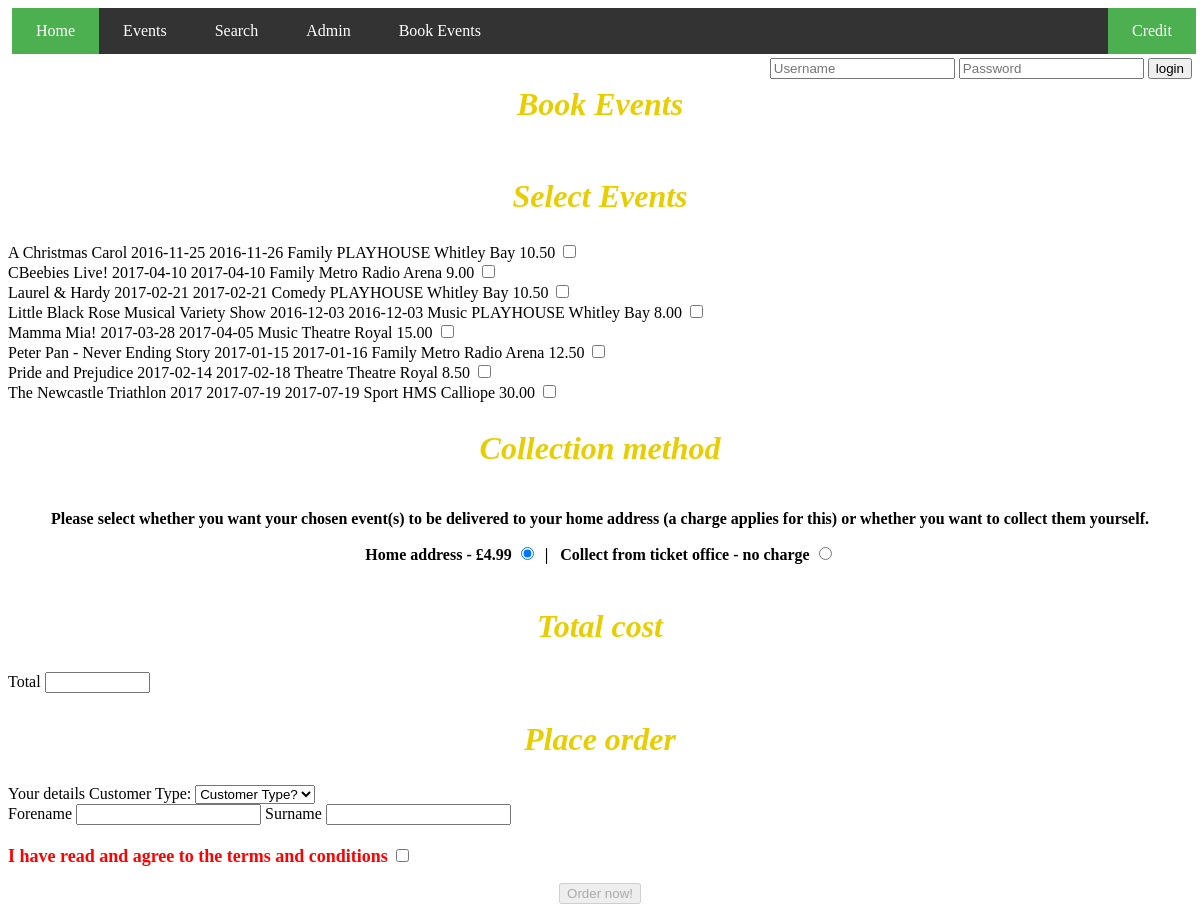
/bookEventsForm.php, run on the app's committed database.
### tables this page shows
CREATE TABLE `te_events` (
  `eventID` int(10) NOT NULL AUTO_INCREMENT,
  `eventTitle` varchar(256) NOT NULL,
  `eventDescription` varchar(256) DEFAULT NULL,
  `venueID` varchar(6) DEFAULT NULL,
  `catID` varchar(6) DEFAULT NULL,
  `eventStartDate` date DEFAULT NULL,
  `eventEndDate` date DEFAULT NULL,
  `eventPrice` decimal(4,2) DEFAULT NULL,
  PRIMARY KEY (`eventID`)
);

CREATE TABLE `te_category` (
  `catID` varchar(6) NOT NULL DEFAULT '',
  `catDesc` varchar(30) DEFAULT NULL,
  PRIMARY KEY (`catID`)
);

CREATE TABLE `te_venue` (
  `venueID` varchar(6) NOT NULL DEFAULT '',
  `venueName` varchar(40) DEFAULT NULL,
  `location` varchar(30) DEFAULT NULL,
  PRIMARY KEY (`venueID`)
);

### bookEventsForm.php (the view, shortened to what this page needs)
<?php
include_once "login.php";
?>
  <div>
<ul>
	<li><a class="active" href="index.php">Home</a></li>
	<li><a  href="events.php">Events</a></li>
	<li><a href="search.php">Search</a></li>
	<li><a href="admin.php">Admin</a></li>
        <li><a href="bookEventsForm.php">Book Events</a></li>
	<li style="float:right"><a class="active" href="credit.html">Credit</a></li>
</ul>
  </div>
<?php
  include_once "login-form.php";
?>
        <div id="wrapper" class="container">
            <h1>Book Events</h1>
            <form id="bookingForm" action="javascript:alert('form submitted');" method="get"
                  onsubmit="return valiadteForm();">
                <section id="selectEvent">
                    <h2>Select Events</h2>
                    <?php
                    include_once('database_conn.php');
                    $sqlEvents = 'SELECT eventID, eventTitle, eventStartDate, eventEndDate, catDesc, venueName, eventPrice FROM te_events e inner join te_category c on e.catID = c.catID inner join te_venue v on e.venueID = v.venueID WHERE eventPrice > 0 order by eventTitle';
                    $rsEvents = mysqli_query($conn, $sqlEvents);
                    while ($event = mysqli_fetch_assoc($rsEvents)) {
                        echo "\t<div class='item'>
            <span class='eventTitle'>" . filter_var($event['eventTitle'], FILTER_SANITIZE_SPECIAL_CHARS) . "</span>
            <span class='eventStartDate'>{$event['eventStartDate']}</span>
            <span class='eventEndDate'>{$event['eventEndDate']}</span>
            <span class='catDesc'>{$event['catDesc']}</span>
            <span class='venueName'>{$event['venueName']}</span>
            <span class='eventPrice'>{$event['eventPrice']}</span>
            <span class='chosen'><input type='checkbox' name='event[]' value='{$event['eventID']}' data-price='{$event['eventPrice']}' onclick=calculateEventsPrice(this,{$event['eventPrice']}) /></span>
      </div>\n";
                    }
                    ?>
                </section>
                <section id="collection">
                    <h2>Collection method</h2>
                    <p>Please select whether you want your chosen event(s) to be delivered to your home address (a charge applies for this) or whether you want to collect them yourself.</p>
                    <p>
                        Home address - &pound;4.99 <input type="radio" name="deliveryType" value="home" data-price="4.99" checked onclick="calculateDeliveryCharges()"/>&nbsp; | &nbsp;
                        Collect from ticket office - no charge <input type="radio" name="deliveryType" value="ticketOffice" data-price="0" onclick="calculateDeliveryCharges()"/>
                    </p>
                </section>
                <section id="checkCost">
                    <h2>Total cost</h2>
                    Total <input type="text" name="total" size="10" readonly />
                </section>
                <section id="placeOrder">
                    <h2>Place order</h2>
                    Your details
                    Customer Type: <select name="customerType">
                        <option value="">Customer Type?</option>
                    </select>
                    <div id="retCustDetails" class="custDetails">
                        Forename <input type="text" name="forename" />
                        Surname <input type="text" name="surname" />
                    </div>
                    <label style="color: #FF0000; font-weight: bold;">I have read and agree to the terms and conditions
                        <input type="checkbox" name="termsChkbx" onclick="termsCheck()"/>
                    </label>
                    <p><input type="submit" name="submit" value="Order now!" disabled /></p>
                </section>
            </form>
        </div>

### css/style.css (style rules this page uses)
ul { list-style-type: none; margin: 4px; padding: 0; overflow: hidden; background-color: #333; width:100%; }
li { float: left; }
li a { display: block; color: white; text-align: center; padding: 14px 24px; text-decoration: none; }
.active { background-color: #4CAF50; }
p { position: center; text-align: center; font-weight: bold; }
h1,h3,h2 { font: bold italic 2em/1em "Times New Roman", "MS Serif", "New York", serif; margin: 0; padding: 30px; color: #e7ce00; text-align: center; }
label { font-size: 18px; }

### data on the page
te_events: eventTitle "A Christmas Carol", eventStartDate "2016-11-25", eventEndDate "2016-11-26", catID.catDesc "Family", venueID.venueName "PLAYHOUSE Whitley Bay", eventPrice "10.50"
te_events: eventTitle "CBeebies Live!", eventStartDate "2017-04-10", eventEndDate "2017-04-10", catID.catDesc "Family", venueID.venueName "Metro Radio Arena", eventPrice "9.00"
te_events: eventTitle "Laurel & Hardy", eventStartDate "2017-02-21", eventEndDate "2017-02-21", catID.catDesc "Comedy", venueID.venueName "PLAYHOUSE Whitley Bay", eventPrice "10.50"
te_events: eventTitle "Little Black Rose Musical Variety Show", eventStartDate "2016-12-03", eventEndDate "2016-12-03", catID.catDesc "Music", venueID.venueName "PLAYHOUSE Whitley Bay", eventPrice "8.00"
te_events: eventTitle "Mamma Mia!", eventStartDate "2017-03-28", eventEndDate "2017-04-05", catID.catDesc "Music", venueID.venueName "Theatre Royal", eventPrice "15.00"
te_events: eventTitle "Peter Pan - Never Ending Story", eventStartDate "2017-01-15", eventEndDate "2017-01-16", catID.catDesc "Family", venueID.venueName "Metro Radio Arena", eventPrice "12.50"
te_events: eventTitle "Pride and Prejudice", eventStartDate "2017-02-14", eventEndDate "2017-02-18", catID.catDesc "Theatre", venueID.venueName "Theatre Royal", eventPrice "8.50"
te_events: eventTitle "The Newcastle Triathlon 2017", eventStartDate "2017-07-19", eventEndDate "2017-07-19", catID.catDesc "Sport", venueID.venueName "HMS Calliope", eventPrice "30.00"
